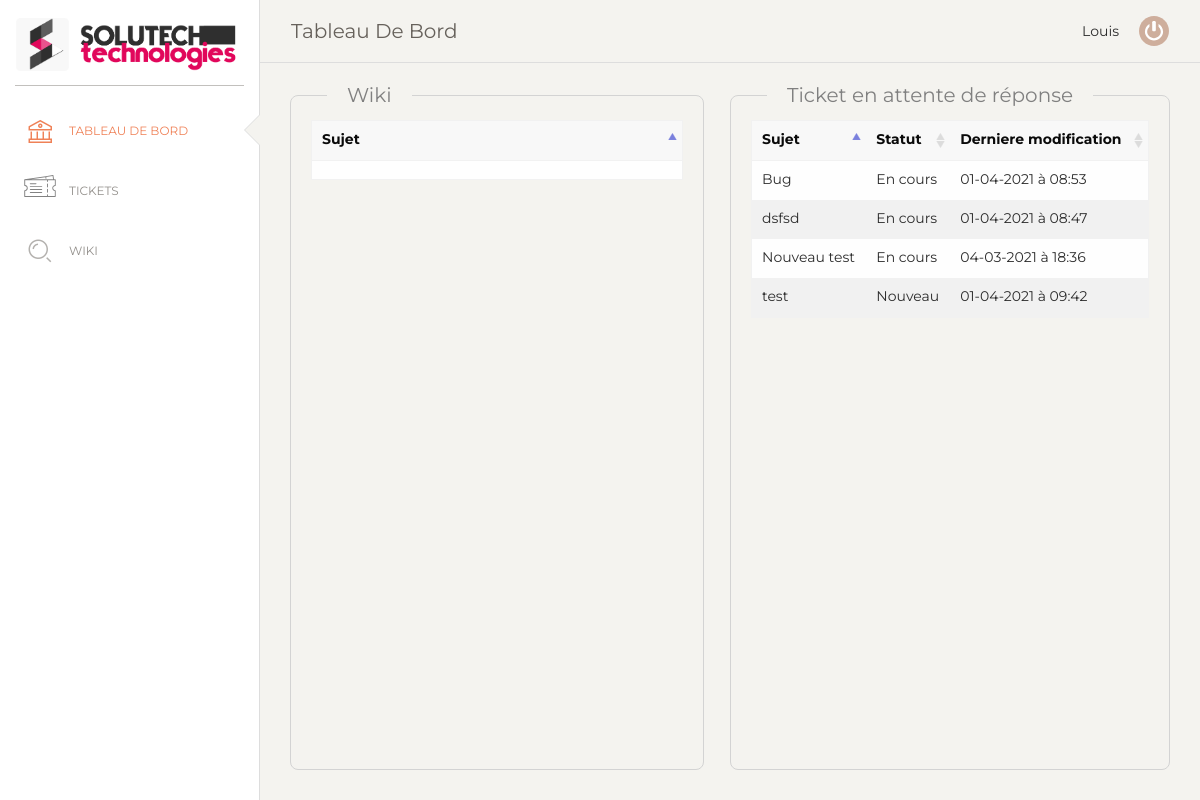
/user/dashboard.php (signed in), run on the app's committed database.
### tables this page shows
CREATE TABLE IF NOT EXISTS `tickets` (
  `id` int(11) NOT NULL AUTO_INCREMENT,
  `Sujet` varchar(255) NOT NULL,
  `Client` varchar(255) NOT NULL,
  `Statut` varchar(255) NOT NULL,
  `DateCreation` text NOT NULL,
  `derniereModif` datetime NOT NULL,
  `nouveauMessage` tinyint(1) NOT NULL,
  PRIMARY KEY (`id`)
);

### user/dashboard.php (the view, shortened to what this page needs)
<?php
require "../bdd.php";
?>
<!doctype html>
<html lang="en">
<head>
    <link href="../datatable/datatables.min.css" rel="stylesheet">
    <link href="https://maxcdn.bootstrapcdn.com/font-awesome/latest/css/font-awesome.min.css" rel="stylesheet">
    <link href="../assets/css/bootstrap.min.css" rel="stylesheet" />
    <link href="../assets/css/paper-dashboard.css?v=2.0.1" rel="stylesheet" />
</head>
<body class="">
<div class="wrapper ">
    <div class="sidebar" data-color="white" data-active-color="danger">
        <div class="logo">
            <a class="simple-text logo-normal">
                <div class="logo-image-big">
                    <img src="../assets/img/logo-bannière.png">
                </div>
            </a>
        </div>
        <div class="sidebar-wrapper">
            <ul class="nav">
                <li class="active ">
                    <a href="dashboard.php">
                        <i class="nc-icon nc-bank"></i>
                        <p>Tableau de bord</p>
                    </a>
                </li>
                <li>
                    <a href="ticket.php">
                        <i class="nc-icon"><img class="icon-menu" src="../assets/img/icons/ticket.svg"></i>
                        <p>Tickets</p>
                    </a>
                </li>
                <li>
                    <a href="wiki.php">
                        <i class="nc-icon nc-zoom-split"></i>
                        <p>Wiki</p>
                    </a>
                </li>
            </ul>
        </div>
    </div>
    <div class="main-panel">
        <nav class="navbar navbar-expand-lg navbar-absolute fixed-top navbar-transparent">
            <div class="container-fluid">
                <div class="navbar-wrapper">
                    <a class="navbar-brand" >Tableau de bord</a>
                </div>
                <div class="collapse navbar-collapse justify-content-end" id="navigation">
                    <?php  echo $_SESSION['nom'] ?>
                    <a id="deconnexion" href="../index.php?deco="><img id="imgDeco" src="../assets/img/icons/power-button.svg" width="30px" alt="Deconnexion" title="Deconnexion"></a>
                </div>
            </div>
        </nav>
        <div class="content">
            <div class="row">
                <div class="col-md-12">
                    <fieldset class="wiki-dashboard">
                        <legend><a href="wiki.php">Wiki</a></legend>
                        <table id="table_wiki" class="display">
                            <thead>
                            <tr>
                                <th>Sujet</th>
                            </tr>
                            </thead>
                            <tbody>
                            </tbody>
                        </table>
                    </fieldset>
                    <fieldset class="ticket-dashboard widthTicketDashboardUser">
                        <legend><a href="ticket.php">Ticket en attente de réponse</a></legend>
                        <table id="table_id" class="display">
                            <thead>
                                <tr>
                                    <th>Sujet</th>
                                    <th>Statut</th>
                                    <th>Derniere modification</th>
                                </tr>
                            </thead>
                            <tbody>
                            <?php
                            foreach ($dbh ->query("SELECT * FROM tickets WHERE nouveauMessage = \"0\" AND Statut != 'Resolu'") as $ticket){
                                echo "<tr id='".$ticket['id']."'>
                                  <td>".$ticket['Sujet']."</td>
                                  <td>".$ticket['Statut']."</td>
                                  <td data-order = ".$ticket['derniereModif'].">".date('d-m-Y à H:i',strtotime($ticket['derniereModif']))."</td>
                              </tr>";
                            }
                            ?>
                            </tbody>
                        </table>
                    </fieldset>
                </div>
            </div>
        </div>
        <footer class="footer" style="position: absolute; bottom: 0; width: -webkit-fill-available;">
        </footer>
    </div>
</div>
</body>
</html>

### data on the page
tickets: Sujet "dsfsd", Statut "En cours", derniereModif "01-04-2021 à 08:47"
tickets: Sujet "Bug", Statut "En cours", derniereModif "01-04-2021 à 08:53"
tickets: Sujet "Nouveau test", Statut "En cours", derniereModif "04-03-2021 à 18:36"
tickets: Sujet "test", Statut "Nouveau", derniereModif "01-04-2021 à 09:42"

### other printed values
$_SESSION['nom'] "Louis"
